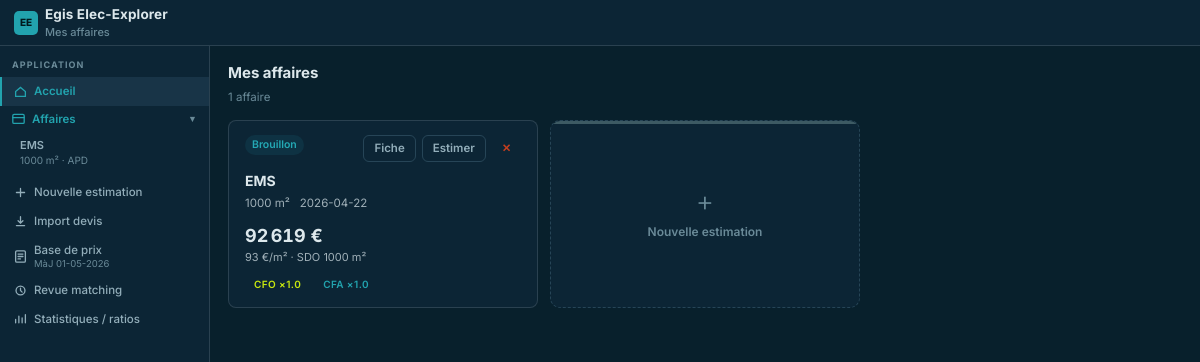
Before: / with the older database file.
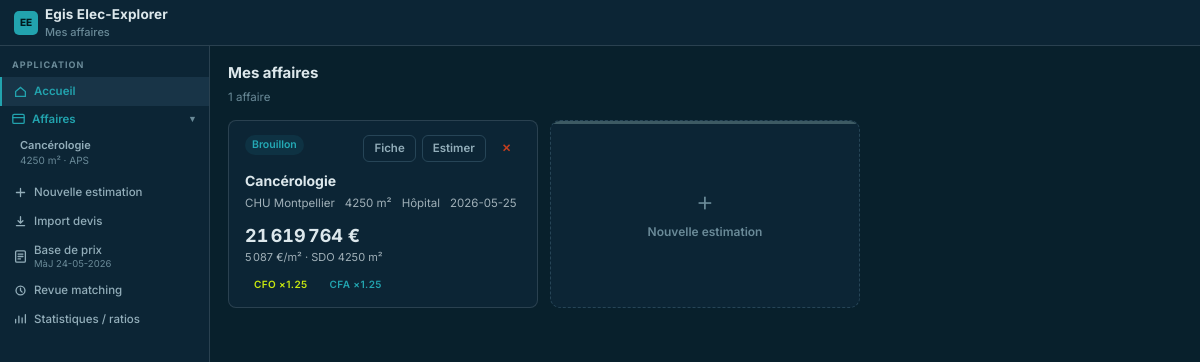
After: the same page with the newer database file.
### tables this page shows
CREATE TABLE affaires (
                id                  INTEGER PRIMARY KEY AUTOINCREMENT,
                name                TEXT NOT NULL,
                client              TEXT,
                adresse             TEXT,
                date_creation       DATE DEFAULT CURRENT_DATE,
                surface_sdo         REAL NOT NULL DEFAULT 1000.0,
                category_id         INTEGER REFERENCES building_categories(id),
                coef_complexity_cfo REAL NOT NULL DEFAULT 1.0,
                coef_complexity_cfa REAL NOT NULL DEFAULT 1.0,
                coef_complexity_pv  REAL NOT NULL DEFAULT 1.0,
                coef_risque         REAL NOT NULL DEFAULT 0.0,
                taux_marge          REAL NOT NULL DEFAULT 0.0,
                statut              TEXT NOT NULL DEFAULT 'brouillon'
                    CHECK (statut IN ('brouillon', 'en_cours', 'finalise', 'archive')),
                notes               TEXT,
                created_at          DATETIME DEFAULT CURRENT_TIMESTAMP,
                updated_at          DATETIME DEFAULT CURRENT_TIMESTAMP
            , kva_cible        REAL DEFAULT 800.0, phase_etude       TEXT DEFAULT 'APD', taux_incertitude  REAL DEFAULT 0.0, taux_phase        REAL DEFAULT 3.0, total_estime_ht REAL, puissance_pv_kwc REAL DEFAULT 100.0, pv_system_type TEXT DEFAULT 'toiture', estimation_initialized_at DATETIME, ratio_global_cfo_m2 REAL, ratio_global_cfa_m2 REAL, ratio_global_pv_kwc REAL);

CREATE TABLE building_categories (
    id   INTEGER PRIMARY KEY AUTOINCREMENT,
    name TEXT NOT NULL UNIQUE
);

### app.py (the view)
@app.route('/')
def index():
    affaires   = models.get_affaires()
    categories = models.get_categories()
    return render_template('index.html',
                           affaires=affaires,
                           categories=categories)

### app.py (called while the page is built)
@app.context_processor
def inject_global_nav():
    return {
        'nav_affaires': models.get_affaires(),
        'base_price_last_updated': models.get_base_price_last_updated(),
    }

@app.template_filter('eur')
def format_eur(value):
    if value is None or value == 0:
        return '—'
    return f"{float(value):,.0f} €".replace(',', '\u202f')

### models.py (called while the page is built)
def get_db():
    conn = sqlite3.connect(DB_PATH)
    conn.row_factory = sqlite3.Row
    conn.execute("PRAGMA foreign_keys = ON")
    return conn

def get_affaires() -> list:
    conn = get_db()
    try:
        rows = conn.execute("""
            SELECT a.*,
                   bc.name as category_name,
                   COALESCE(
                     a.total_estime_ht,
                     (SELECT SUM(al.total_ht) FROM affaire_lines al
                      WHERE al.affaire_id = a.id AND al.is_included = 1),
                     0
                   ) as total_ht
            FROM affaires a
            LEFT JOIN building_categories bc ON a.category_id = bc.id
            ORDER BY a.updated_at DESC
        """).fetchall()
        return [dict(r) for r in rows]
    finally:
        conn.close()

### templates/index.html (shortened to what this page needs)
{% extends "base.html" %}
{% block page_subtitle %}Mes affaires{% endblock %}
{% block content %}
<div class="page-panel">
  <div class="dash-head">
    <div>
      <h1 class="page-panel-title">Mes affaires</h1>
      <p class="page-panel-desc">{{ affaires|length }} affaire{% if affaires|length != 1 %}s{% endif %}</p>
    </div>
  </div>
  {% if affaires %}
  <div class="affaires-grid affaires-grid-explorer">
    {% for a in affaires %}
    <div class="affaire-card affaire-card-explorer" onclick="location.href='{{ url_for('affaire_estimation', affaire_id=a.id) }}'">
      <div class="affaire-card-top">
        <span class="status-badge status-{{ a.statut }}">{{ a.statut|title }}</span>
        <div class="affaire-card-actions" onclick="event.stopPropagation()">
          <a href="{{ url_for('affaire_edit', affaire_id=a.id) }}"
             class="btn btn-sm btn-outlined" title="Ouvrir la fiche affaire">Fiche</a>
          <a href="{{ url_for('affaire_estimation', affaire_id=a.id) }}"
             class="btn btn-sm btn-outlined" title="Ouvrir l'estimation">Estimer</a>
          <button type="button" class="btn btn-sm btn-danger"
                  data-affaire-id="{{ a.id }}"
                  data-affaire-name="{{ a.name | e }}"
                  onclick="event.stopPropagation(); deleteAffaireFromBtn(this)"
                  title="Supprimer">✕</button>
        </div>
      </div>
      <div class="affaire-card-title">{{ a.name }}</div>
      <div class="affaire-card-meta">
        {% if a.client %}<span>{{ a.client }}</span>{% endif %}
        <span>{{ a.surface_sdo|int }} m²</span>
        {% if a.category_name %}<span>{{ a.category_name }}</span>{% endif %}
        <span>{{ a.date_creation }}</span>
      </div>
      <div class="affaire-card-total">
        {% if a.total_ht and a.total_ht > 0 %}
          {{ a.total_ht | eur }}
        {% else %}
          <span class="affaire-card-muted">Non calculé</span>
        {% endif %}
      </div>
      {% if a.total_ht and a.surface_sdo %}
      <div class="affaire-card-sdo">
        {{ (a.total_ht / a.surface_sdo) | eur }}/m² · SDO {{ a.surface_sdo|int }} m²
      </div>
      {% endif %}
      <div class="affaire-card-lots">
        <span class="lot-tag cfo">CFO ×{{ a.coef_complexity_cfo }}</span>
        <span class="lot-tag cfa">CFA ×{{ a.coef_complexity_cfa }}</span>
      </div>
    </div>
    {% endfor %}
    <a href="{{ url_for('affaire_new') }}" class="affaire-card affaire-card-new">
      <div class="affaire-card-new-icon">+</div>
      <div class="affaire-card-new-label">Nouvelle estimation</div>
    </a>
  </div>
  {% endif %}
</div>
{% endblock %}

### templates/_app_sidebar.html
{% set ep = request.endpoint or '' %}
{% set va = request.view_args or {} %}
{% set cur_affaire_id = current_affaire_id|default(va.get('affaire_id')) %}
<div class="sidebar app-sidebar">
  <div class="sb-sec">
    <div class="sb-lbl">Application</div>
    <a class="sb-nav {% if ep == 'index' %}on{% endif %}" href="{{ url_for('index') }}">
      <svg width="13" height="13" viewBox="0 0 16 16" fill="none" stroke="currentColor" stroke-width="1.6" stroke-linecap="round"><path d="M2 8l6-5 6 5v6H2V8z"/></svg>
      Accueil
    </a>
    <button type="button" class="sb-nav sb-nav-toggle {% if ep in ['index', 'affaire_estimation', 'affaire_edit', 'affaire_view', 'affaire_new'] or cur_affaire_id %}on{% endif %}"
            id="nav-affaires-toggle" aria-expanded="true" aria-controls="nav-affaires-list">
      <svg width="13" height="13" viewBox="0 0 16 16" fill="none" stroke="currentColor" stroke-width="1.6" stroke-linecap="round"><rect x="1" y="3" width="14" height="11" rx="1.5"/><path d="M1 7h14"/></svg>
      <span class="sb-nav-toggle-label">Affaires</span>
      <span class="sb-chevron" id="nav-affaires-chevron">▼</span>
    </button>
    <div class="sb-affaires-list" id="nav-affaires-list">
      {% for a in nav_affaires %}
      <a class="aff-item {% if cur_affaire_id == a.id %}on{% endif %}"
         href="{{ url_for('affaire_estimation', affaire_id=a.id) }}">
        <div class="aff-name">{{ a.name }}</div>
        <div class="aff-meta">{{ a.surface_sdo | int }} m² · {{ a.phase_etude or '—' }}</div>
      </a>
      {% else %}
      <div class="sb-empty-hint">Aucune affaire</div>
      {% endfor %}
    </div>
    <a class="sb-nav {% if ep == 'affaire_new' and not edit_mode|default(false) %}on{% endif %}"
       href="{{ url_for('affaire_new') }}">
      <svg width="13" height="13" viewBox="0 0 16 16" fill="none" stroke="currentColor" stroke-width="1.6" stroke-linecap="round"><path d="M8 3v10M3 8h10"/></svg>
      Nouvelle estimation
    </a>
    <a class="sb-nav {% if ep in ['import_page', 'import_upload', 'import_result'] %}on{% endif %}"
       href="{{ url_for('import_page') }}">
      <svg width="13" height="13" viewBox="0 0 16 16" fill="none" stroke="currentColor" stroke-width="1.6" stroke-linecap="round"><path d="M8 2v8M5 7l3 3 3-3M3 13h10"/></svg>
      Import devis
    </a>
    <a class="sb-nav {% if ep == 'bibliotheque' %}on{% endif %}"
       href="{{ url_for('bibliotheque') }}">
      <svg width="13" height="13" viewBox="0 0 16 16" fill="none" stroke="currentColor" stroke-width="1.6" stroke-linecap="round"><rect x="2" y="1" width="12" height="14" rx="1.5"/><path d="M5 5h6M5 8h6M5 11h3"/></svg>
      <span class="sb-nav-text-col">
        <span>Base de prix</span>
        {% if base_price_last_updated %}
        <span class="sb-nav-sub">MàJ {{ base_price_last_updated }}</span>
        {% endif %}
      </span>
    </a>
    <a class="sb-nav {% if ep == 'matching_view' %}on{% endif %}"
       href="{{ url_for('matching_view') }}">
      <svg width="13" height="13" viewBox="0 0 16 16" fill="none" stroke="currentColor" stroke-width="1.6" stroke-linecap="round"><circle cx="8" cy="8" r="5.5"/><path d="M8 5v3l2 2"/></svg>
      Revue matching
    </a>
    <a class="sb-nav {% if ep == 'statistiques_page' %}on{% endif %}"
       href="{{ url_for('statistiques_page') }}">
      <svg width="13" height="13" viewBox="0 0 16 16" fill="none" stroke="currentColor" stroke-width="1.6" stroke-linecap="round"><path d="M2 12V8M6 12V4M10 12V6M14 12V2"/></svg>
      Statistiques / ratios
    </a>
  </div>
</div>

Changed rows visible on the page:
removed affaires: name "EMS", surface_sdo "1000", phase_etude "APD", statut "Brouillon", date_creation "2026-04-22", total_ht|eur "92 619 €", (a.total_ht/a.surface_sdo)|eur "93 €", coef_complexity_cfo "1.0", coef_complexity_cfa "1.0"
added affaires: name "Cancérologie", surface_sdo "4250", phase_etude "APS", statut "Brouillon", client "CHU Montpellier", category_name "Hôpital", date_creation "2026-05-25", total_ht|eur "21 619 764 €", (a.total_ht/a.surface_sdo)|eur "5 087 €", coef_complexity_cfo "1.25", coef_complexity_cfa "1.25"
Other visible differences:
{{ base_price_last_updated }}: "01-05-2026" → "24-05-2026"
